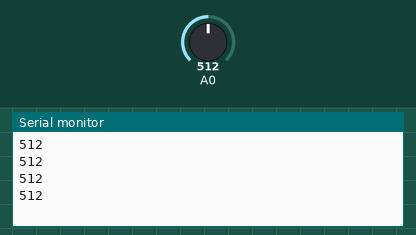
Simulated run of this sketch. Board: Arduino Uno, built with avr-gcc and run on an emulated ATmega328P. Parts: the last lines printed to the serial monitor. The test bench sets the inputs (shaded band); at power-on: A0 = 512.

Above: at 1.2 s.
1.3 s: A0 set to 716
At 1.71 s:
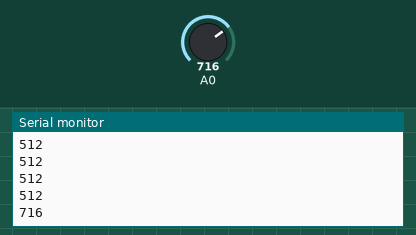
2.8 s: A0 set to 900
At 2.91 s:
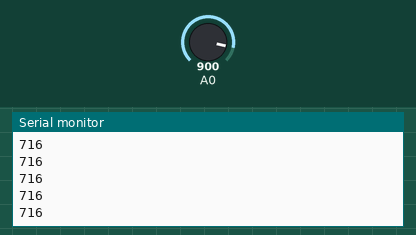
Timing chart, 0 to 5.8 s (numbered marks = the images above; inputs shaded):
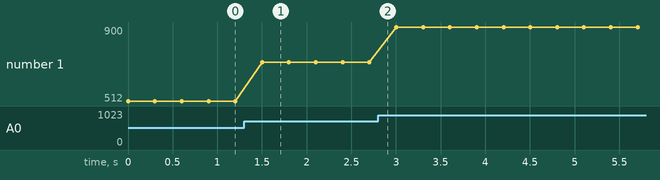

The sketch:

test-code.ino
```cpp
void setup() { Serial.begin(9600); }
void loop() { Serial.println(analogRead(A0)); delay(300); }
```

Measured:
- after the input at 1.3 s, the serial monitor: prints a new line after 0.20 s (image 1)
- plotted number 1: 512 → 716 after the input at 1.3 s, 716 → 900 after the input at 2.8 s
